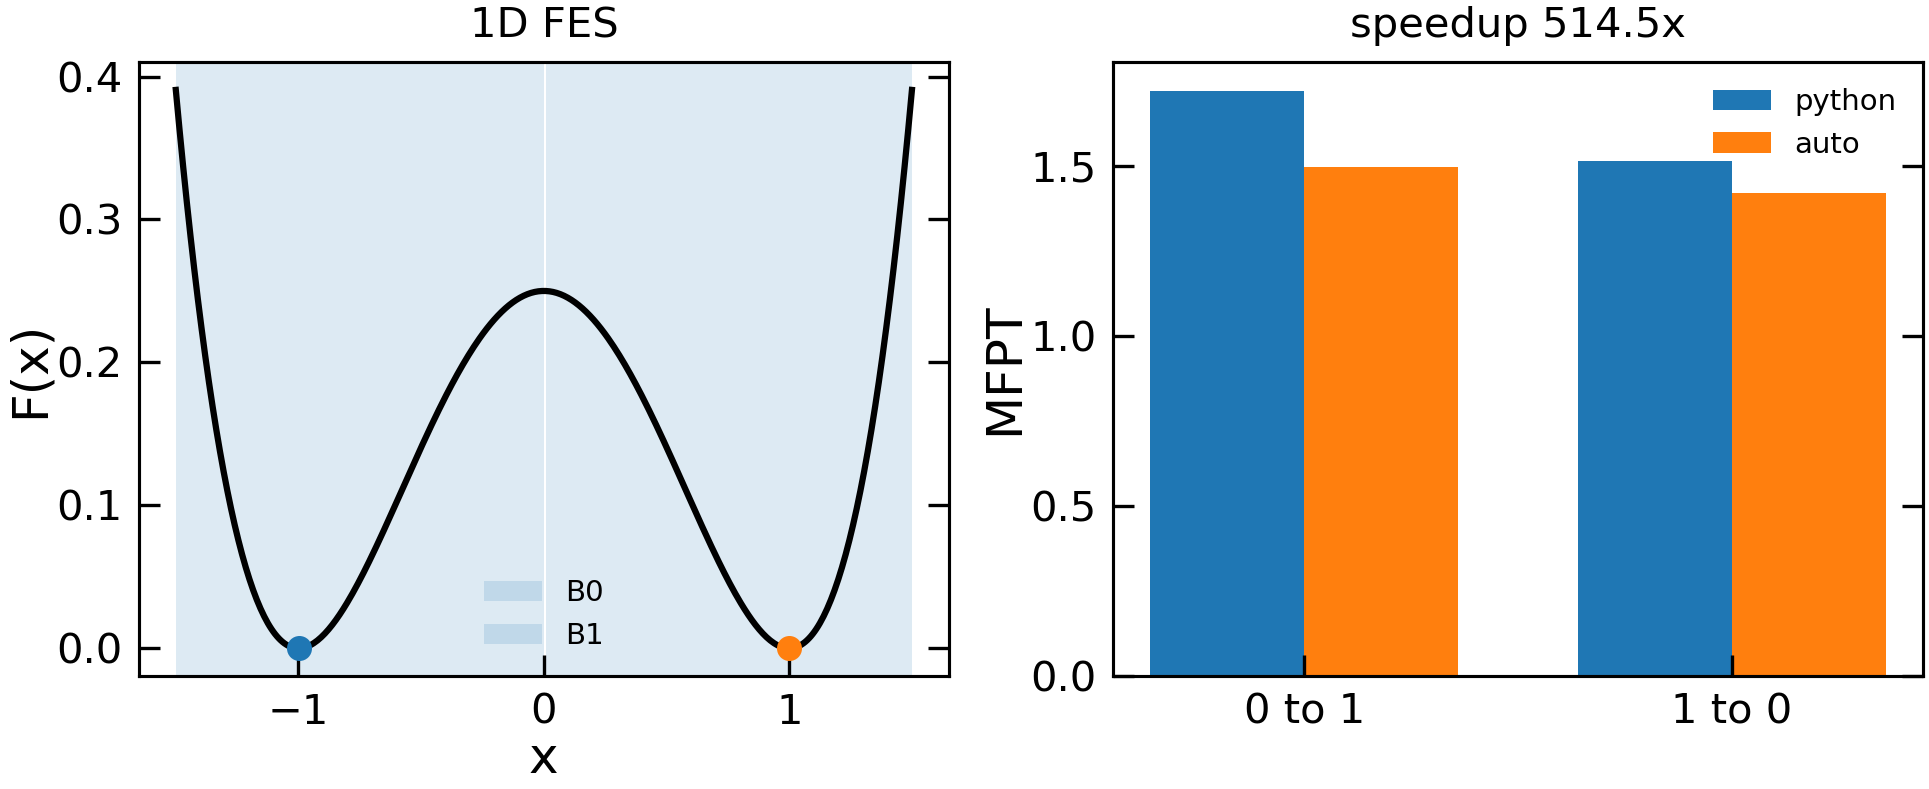

Source code (Python):
#!/usr/bin/env python3
"""Example 07 - Fast 1D Langevin MFPT network estimation.

This example compares the original Python trajectory engine with the
``engine="auto"`` path in ``compute_mfpt_network``.  When the optional
compiled backend is built, the auto engine runs the specialized 1D
first-exit loop; otherwise it falls back to the Python implementation.
"""

from pathlib import Path
from time import perf_counter
import os

import matplotlib.pyplot as plt
import numpy as np

import stochkin as sk
from stochkin.fes import FESPotential1D
from stochkin.plotting import _apply_pub_axes
from stochkin.style import publication_style


def _run(label, potential, basin_network, *, engine, n_procs):
    t0 = perf_counter()
    result = sk.compute_mfpt_network(
        potential,
        basin_network,
        dt=0.005,
        max_time=6.0,
        D=0.45,
        beta=1.0,
        bounds=((-1.5, 1.5),),
        boundary="reflect",
        trials_per_basin=500,
        n_procs=n_procs,
        seed=123,
        engine=engine,
    )
    elapsed = perf_counter() - t0
    used = result["params"].get("engine_used", result["method"])
    print(f"{label:>12}: {elapsed:7.3f} s  method={result['method']}  engine={used}")
    print(f"              MFPT matrix:\n{result['mfpt_matrix']}")
    return result, elapsed


def main():
    s = np.linspace(-1.5, 1.5, 401)
    F = 0.25 * (s**2 - 1.0) ** 2
    F -= F.min()

    potential = FESPotential1D(s, F)
    basin_network = sk.build_basin_network_from_fes_1d(
        s,
        F,
        max_basins=2,
        verbose=False,
    )

    print(f"Compiled fast backend available: {sk.fast_langevin1d_backend_available()}")
    python_result, python_time = _run(
        "python",
        potential,
        basin_network,
        engine="python",
        n_procs=1,
    )
    auto_result, auto_time = _run(
        "auto",
        potential,
        basin_network,
        engine="auto",
        n_procs=min(4, os.cpu_count() or 1),
    )

    speedup = python_time / auto_time if auto_time > 0 else np.inf
    print(f"\nSpeedup: {speedup:.2f}x")

    out_path = Path(__file__).with_name("07_fast_langevin_1d.png")
    directions = ["0 to 1", "1 to 0"]
    py_tau = [python_result["mfpt_matrix"][0, 1], python_result["mfpt_matrix"][1, 0]]
    auto_tau = [auto_result["mfpt_matrix"][0, 1], auto_result["mfpt_matrix"][1, 0]]

    with publication_style():
        fig, axes = plt.subplots(1, 2, figsize=(6.6, 2.8))

        axes[0].plot(s, F, "k-", lw=1.5)
        for basin in basin_network.basins:
            axes[0].axvspan(
                basin.bounds[0],
                basin.bounds[1],
                alpha=0.15,
                label=f"B{basin.id}",
            )
            axes[0].plot(basin.minimum, basin.f_min, "o", ms=5)
        _apply_pub_axes(axes[0], xlabel="x", ylabel="F(x)", title="1D FES")
        axes[0].legend(frameon=False, fontsize=7)

        x = np.arange(len(directions))
        width = 0.36
        axes[1].bar(x - width / 2, py_tau, width, label="python")
        axes[1].bar(x + width / 2, auto_tau, width, label="auto")
        axes[1].set_xticks(x)
        axes[1].set_xticklabels(directions)
        _apply_pub_axes(axes[1], ylabel="MFPT", title=f"speedup {speedup:.1f}x")
        axes[1].legend(frameon=False, fontsize=7)

        fig.tight_layout()
        fig.savefig(out_path, dpi=300)

    print(f"Saved {out_path}")


if __name__ == "__main__":
    main()
